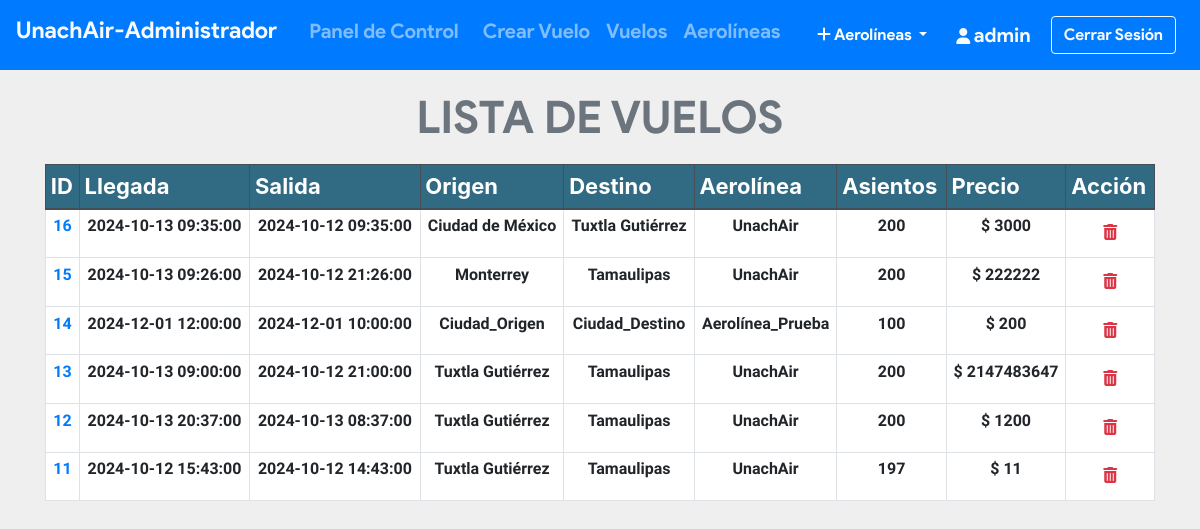
The app's page /admin/all_flights.php (signed in) with its own data.
### tables this page shows
CREATE TABLE `vuelo` (
  `id_vuelo` int(11) NOT NULL,
  `id_admin` int(11) NOT NULL,
  `fecha_llegada` datetime NOT NULL,
  `fecha_salida` datetime NOT NULL,
  `destino` varchar(20) NOT NULL,
  `salida` varchar(20) NOT NULL,
  `aerolinea` varchar(20) NOT NULL,
  `asientos` varchar(110) NOT NULL,
  `duration` varchar(20) NOT NULL,
  `precio` int(11) NOT NULL,
  `status` varchar(6) DEFAULT NULL,
  `issue` varchar(50) DEFAULT NULL,
  `last_seat` varchar(5) DEFAULT '',
  `bus_seats` int(11) DEFAULT 20,
  `last_bus_seat` varchar(5) DEFAULT ''
);

### admin/all_flights.php (the view, shortened to what this page needs)
<?php include_once 'header.php'; ?>
<?php include_once 'footer.php';
require '../helpers/init_conn_db.php';?>
<main>
    <?php if(isset($_SESSION['adminId'])) { ?>
      <div class="container-md mt-2">
        <h1 class="display-4 text-center text-secondary">LISTA DE VUELOS</h1>
        <table class="table table-sm table-bordered">
          <thead class="thead-dark">
            <tr>
              <th scope="col">ID</th>
              <th scope="col">Llegada</th>
              <th scope="col">Salida</th>
              <th scope="col">Origen</th>
              <th scope="col">Destino</th>
              <th scope="col">Aerolínea</th>
              <th scope="col">Asientos</th>
              <th scope="col">Precio</th>
              <th scope="col">Acción</th>
            </tr>
          </thead>
          <tbody>
            <?php
            $sql = 'SELECT * FROM vuelo ORDER BY id_vuelo DESC';
            $stmt = mysqli_stmt_init($conn);
            mysqli_stmt_prepare($stmt,$sql);
            mysqli_stmt_execute($stmt);
            $result = mysqli_stmt_get_result($stmt);
            while ($row = mysqli_fetch_assoc($result)) {
              echo "
              <tr class='text-center'>
                <td scope='row'>
                  <a href='pass_list.php?id_vuelo=".$row['id_vuelo']."'>
                  ".$row['id_vuelo']." </a> </td>
                <td>".$row['fecha_llegada']."</td>
                <td>".$row['fecha_salida']."</td>
                <td>".$row['salida']."</td>
                <td>".$row['destino']."</td>
                <td>".$row['aerolinea']."</td>
                <td>".$row['asientos']."</td>
                <td>$ ".$row['precio']."</td>
                <td>
                <form action='all_flights.php' method='post'>
                  <input name='id_vuelo' type='hidden' value=".$row['id_vuelo'].">
                  <button  class='btn' type='submit' name='del_flight'>
                  <i class='text-danger fa fa-trash'></i></button>
                </form>
                </td>
              </tr>
              ";
            }
            ?>
          </tbody>
        </table>
      </div>
    <?php } ?>
</main>

### admin/header.php (style rules this page uses)
.table .thead-dark th { background-color: #316b83; }

### admin/all_flights.php (style rules this page uses)
table { background-color: white; }
h1 { margin-top: 20px; margin-bottom: 20px; font-family: 'product sans'; font-size: 45px !important; font-weight: lighter; }
body { background-color: #efefef; }
th { font-size: 22px; }
td { margin-top: 10px !important; font-size: 16px; font-weight: bold; font-family: 'Assistant', sans-serif !important; }

### records on screen
vuelo: id_vuelo "16", fecha_llegada "2024-10-13 09:35:00", fecha_salida "2024-10-12 09:35:00", salida "Ciudad de México", destino "Tuxtla Gutiérrez", aerolinea "UnachAir", asientos "200", precio "3000"
vuelo: id_vuelo "15", fecha_llegada "2024-10-13 09:26:00", fecha_salida "2024-10-12 21:26:00", salida "Monterrey", destino "Tamaulipas", aerolinea "UnachAir", asientos "200", precio "222222"
vuelo: id_vuelo "14", fecha_llegada "2024-12-01 12:00:00", fecha_salida "2024-12-01 10:00:00", salida "Ciudad_Origen", destino "Ciudad_Destino", aerolinea "Aerolínea_Prueba", asientos "100", precio "200"
vuelo: id_vuelo "13", fecha_llegada "2024-10-13 09:00:00", fecha_salida "2024-10-12 21:00:00", salida "Tuxtla Gutiérrez", destino "Tamaulipas", aerolinea "UnachAir", asientos "200", precio "2147483647"
vuelo: id_vuelo "12", fecha_llegada "2024-10-13 20:37:00", fecha_salida "2024-10-13 08:37:00", salida "Tuxtla Gutiérrez", destino "Tamaulipas", aerolinea "UnachAir", asientos "200", precio "1200"
vuelo: id_vuelo "11", fecha_llegada "2024-10-12 15:43:00", fecha_salida "2024-10-12 14:43:00", salida "Tuxtla Gutiérrez", destino "Tamaulipas", aerolinea "UnachAir", asientos "197", precio "11"

### other values on screen
$_SESSION['adminUname'] "admin"
